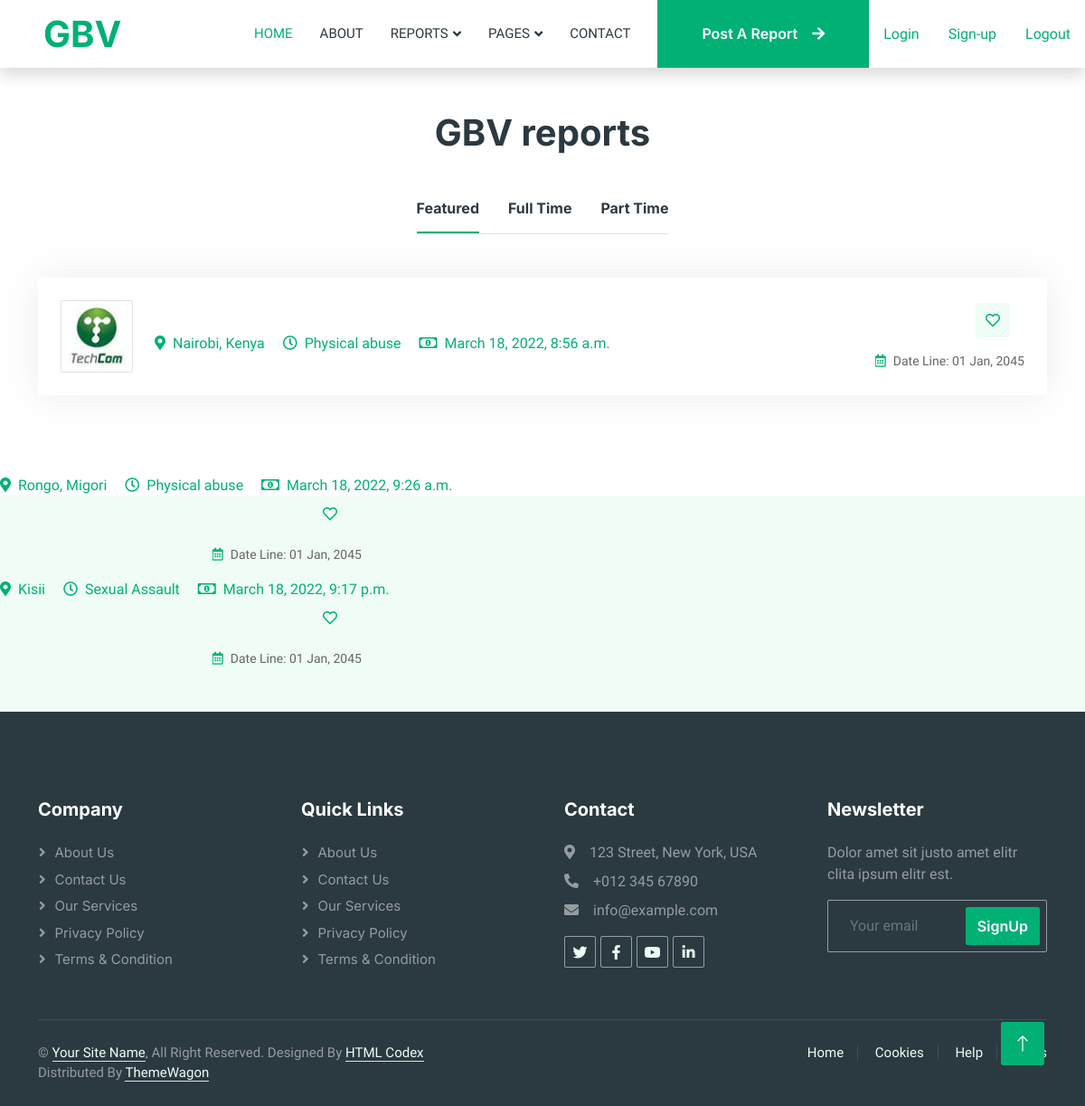
The page /reports/ on the database as committed earlier.
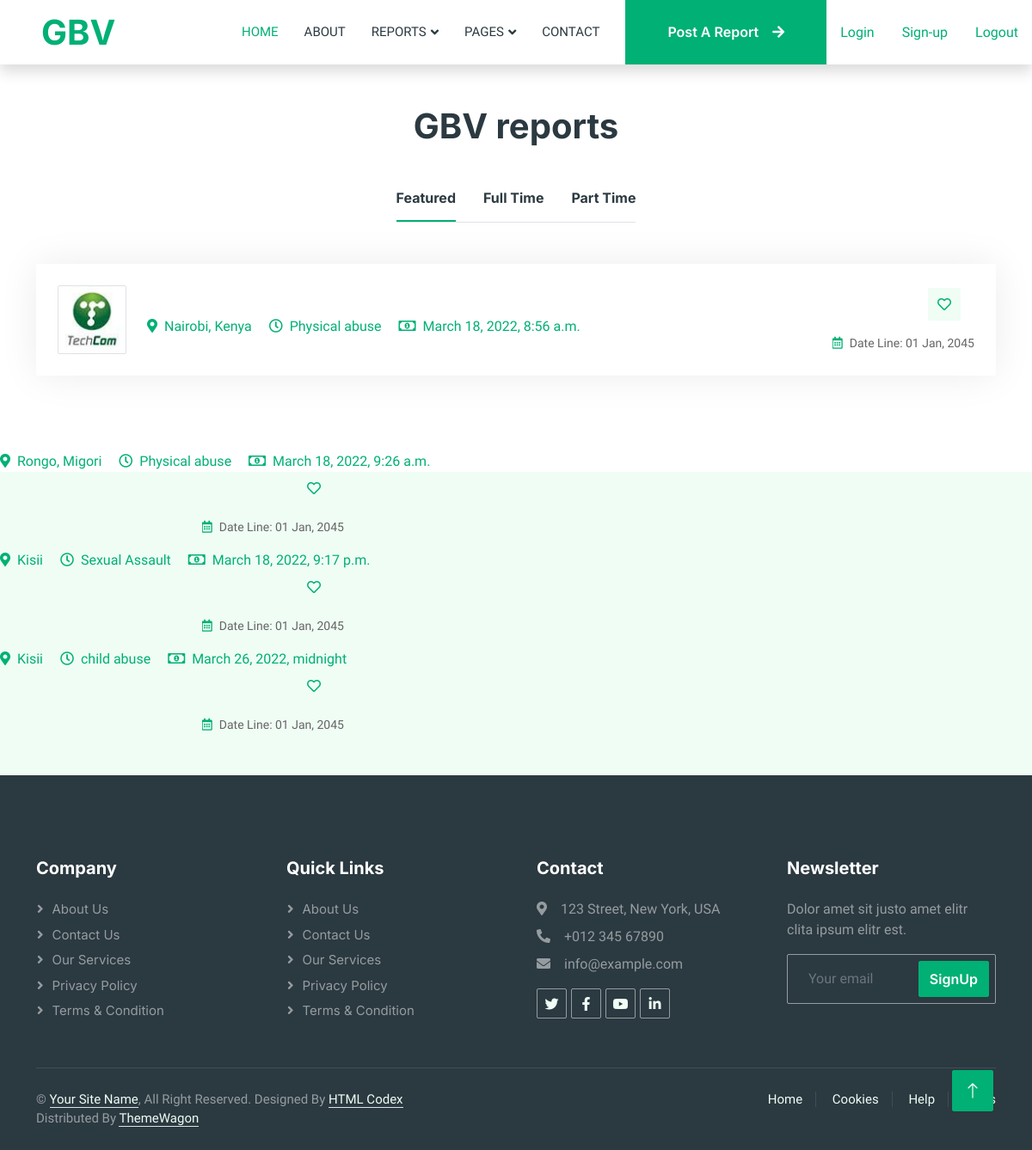
The same page on the database as committed later.
### gbvcrimereportapp/models.py (models this page shows, shortened)
class Report(models.Model):
    report_title = models.CharField(max_length=100)
    reporter = models.ForeignKey(User, on_delete=models.CASCADE,null=True)
    crime_location = models.CharField(max_length=100)
    type_of_crime = models.CharField(max_length=100)
    crime_description = models.CharField(max_length=100)
    crime_date = models.DateTimeField(default=timezone.now)
    phone_no= models.IntegerField()

### gbvcrimereportapp/views.py (the view)
# urls.py: path('reports/',reports,name='reports'),
def reports(request):
    reports = Report.objects.order_by('crime_date')
    context={'reports': reports}
    return render(request,'reports.html',context)

### templates/reports.html (shortened to what this page needs)
{% extends 'base.html' %}
{% load static %}
{% block content %}
        <div class="container-xxl py-5">
            <div class="container">
                <h1 class="text-center mb-5 wow fadeInUp" data-wow-delay="0.1s">GBV reports</h1>
                <div class="tab-class text-center wow fadeInUp" data-wow-delay="0.3s">
                    <ul class="nav nav-pills d-inline-flex justify-content-center border-bottom mb-5">
                        <li class="nav-item">
                            <a class="d-flex align-items-center text-start mx-3 ms-0 pb-3 active" data-bs-toggle="pill" href="#tab-1">
                                <h6 class="mt-n1 mb-0">Featured</h6>
                            </a>
                        </li>
                        <li class="nav-item">
                            <a class="d-flex align-items-center text-start mx-3 pb-3" data-bs-toggle="pill" href="#tab-2">
                                <h6 class="mt-n1 mb-0">Full Time</h6>
                            </a>
                        </li>
                        <li class="nav-item">
                            <a class="d-flex align-items-center text-start mx-3 me-0 pb-3" data-bs-toggle="pill" href="#tab-3">
                                <h6 class="mt-n1 mb-0">Part Time</h6>
                            </a>
                        </li>
                    </ul>
                    <div class="tab-content">
                        <div id="tab-1" class="tab-pane fade show p-0 active">
                            <div class="job-item p-4 mb-4">
                                <div class="row g-4">
                                    <div class="col-sm-12 col-md-8 d-flex align-items-center">
                                        <img class="flex-shrink-0 img-fluid border rounded" src="{% static 'img/com-logo-1.jpg'%}" alt="" style="width: 80px; height: 80px;">
                                        <div class="text-start ps-4">
                                            {% for report in reports %}
                                            <a href="{% url 'gbvcrimereportapp:report' report.id  %}">
                                            <span class="text-truncate me-3"><i class="fa fa-map-marker-alt text-primary me-2"></i>{{report.crime_location}}</span>
                                            <span class="text-truncate me-3"><i class="far fa-clock text-primary me-2"></i>{{report.type_of_crime}}</span>
                                            <span class="text-truncate me-0"><i class="far fa-money-bill-alt text-primary me-2"></i>{{report.crime_date}}</span>
                                            </a>
                                        </div>
                                    </div>
                                    <div class="col-sm-12 col-md-4 d-flex flex-column align-items-start align-items-md-end justify-content-center">
                                        <div class="d-flex mb-3">
                                            <a class="btn btn-light btn-square me-3" href=""><i class="far fa-heart text-primary"></i></a>
                                        </div>
                                        <small class="text-truncate"><i class="far fa-calendar-alt text-primary me-2"></i>Date Line: 01 Jan, 2045</small>
                                    </div>
                                </div>
                            </div>
                        </div>
                    </div>
                </div>
            </div>
        </div>
        {% endfor %}
{% endblock content %}

### templates/base.html (shortened to what this page needs)
<!DOCTYPE html>
{% load static %}
{% load bootstrap5 %}
<html lang="en">
<head>
    <link href="https://cdnjs.cloudflare.com/ajax/libs/font-awesome/5.10.0/css/all.min.css" rel="stylesheet">
    <link href="https://cdn.jsdelivr.net/npm/bootstrap-icons@1.4.1/font/bootstrap-icons.css" rel="stylesheet">
    <link href="{% static 'lib/animate/animate.min.css'%}" rel="stylesheet">
    <link href="{% static 'lib/owlcarousel/assets/owl.carousel.min.css'%}" rel="stylesheet">
    <link href="{% static 'css/bootstrap.min.css'%}" rel="stylesheet">
    <link href="{% static 'css/style.css'%}" rel="stylesheet">
</head>
<body>
    <div class="container-xxl bg-white p-0">
        <nav class="navbar navbar-expand-lg bg-white navbar-light shadow sticky-top p-0">
            <a href="index.html" class="navbar-brand d-flex align-items-center text-center py-0 px-4 px-lg-5">
                <h1 class="m-0 text-primary">GBV</h1>
            </a>
            <div class="collapse navbar-collapse" id="navbarCollapse">
                <div class="navbar-nav ms-auto p-4 p-lg-0">
                    <a href="{% url 'gbvcrimereportapp:index'  %}" class="nav-item nav-link active">Home</a>
                    <a href="about.html" class="nav-item nav-link">About</a>
                    <div class="nav-item dropdown">
                        <a href="#" class="nav-link dropdown-toggle" data-bs-toggle="dropdown">Reports</a>
                    </div>
                    <div class="nav-item dropdown">
                        <a href="#" class="nav-link dropdown-toggle" data-bs-toggle="dropdown">Pages</a>
                    </div>
                    <a href="contact.html" class="nav-item nav-link">Contact</a>
                </div>
                <a href="{% url 'gbvcrimereportapp:report_form'  %}" class="btn btn-primary rounded-0 py-4 px-lg-5 d-none d-lg-block">Post A Report<i class="fa fa-arrow-right ms-3"></i></a>
                <a href="{% url 'useraccounts:login'  %}" class="nav-item nav-link ">Login</a>
                <a href="{% url 'useraccounts:register'  %}" class="nav-item nav-link ">Sign-up</a>
                <a href="{% url 'useraccounts:logout'  %}" class="nav-item nav-link ">Logout</a>
            </div>
        </nav>
        {% block content %}
        {% endblock content %}
          <div class="container-fluid bg-dark text-white-50 footer pt-5 mt-5 wow fadeIn" data-wow-delay="0.1s">
            <div class="container py-5">
                <div class="row g-5">
                    <div class="col-lg-3 col-md-6">
                        <h5 class="text-white mb-4">Company</h5>
                        <a class="btn btn-link text-white-50" href="">About Us</a>
                        <a class="btn btn-link text-white-50" href="">Contact Us</a>
                        <a class="btn btn-link text-white-50" href="">Our Services</a>
                        <a class="btn btn-link text-white-50" href="">Privacy Policy</a>
                        <a class="btn btn-link text-white-50" href="">Terms & Condition</a>
                    </div>
                    <div class="col-lg-3 col-md-6">
                        <h5 class="text-white mb-4">Quick Links</h5>
                        <a class="btn btn-link text-white-50" href="">About Us</a>
                        <a class="btn btn-link text-white-50" href="">Contact Us</a>
                        <a class="btn btn-link text-white-50" href="">Our Services</a>
                        <a class="btn btn-link text-white-50" href="">Privacy Policy</a>
                        <a class="btn btn-link text-white-50" href="">Terms & Condition</a>
                    </div>
                    <div class="col-lg-3 col-md-6">
                        <h5 class="text-white mb-4">Contact</h5>
                        <p class="mb-2"><i class="fa fa-map-marker-alt me-3"></i>123 Street, New York, USA</p>
                        <p class="mb-2"><i class="fa fa-phone-alt me-3"></i>+012 345 67890</p>
                        <p class="mb-2"><i class="fa fa-envelope me-3"></i>info@example.com</p>
                        <div class="d-flex pt-2">
                            <a class="btn btn-outline-light btn-social" href=""><i class="fab fa-twitter"></i></a>
                            <a class="btn btn-outline-light btn-social" href=""><i class="fab fa-facebook-f"></i></a>
                            <a class="btn btn-outline-light btn-social" href=""><i class="fab fa-youtube"></i></a>
                            <a class="btn btn-outline-light btn-social" href=""><i class="fab fa-linkedin-in"></i></a>
                        </div>
                    </div>
                    <div class="col-lg-3 col-md-6">
                        <h5 class="text-white mb-4">Newsletter</h5>
                        <p>Dolor amet sit justo amet elitr clita ipsum elitr est.</p>
                        <div class="position-relative mx-auto" style="max-width: 400px;">
                            <input class="form-control bg-transparent w-100 py-3 ps-4 pe-5" type="text" placeholder="Your email">
                            <button type="button" class="btn btn-primary py-2 position-absolute top-0 end-0 mt-2 me-2">SignUp</button>
                        </div>
                    </div>
                </div>
            </div>
            <div class="container">
                <div class="copyright">
                    <div class="row">
                        <div class="col-md-6 text-center text-md-start mb-3 mb-md-0">
                            &copy; <a class="border-bottom" href="#">Your Site Name</a>, All Right Reserved.
							Designed By <a class="border-bottom" href="https://htmlcodex.com">HTML Codex</a>
                            </br>Distributed By <a class="border-bottom" href="https://themewagon.com" target="_blank">ThemeWagon</a>
                        </div>
                        <div class="col-md-6 text-center text-md-end">
                            <div class="footer-menu">
                                <a href="">Home</a>
                                <a href="">Cookies</a>
                                <a href="">Help</a>
                                <a href="">FQAs</a>
                            </div>
                        </div>
                    </div>
                </div>
            </div>
        </div>
        <a href="#" class="btn btn-lg btn-primary btn-lg-square back-to-top"><i class="bi bi-arrow-up"></i></a>
</body>
</html>

### static/css/style.css (style rules this page uses)
:root { --primary: #00B074; --secondary: #2B9BFF; --light: #EFFDF5; --dark: #2B3940; }
.back-to-top { position: fixed; display: none; right: 45px; bottom: 45px; z-index: 99; }
.btn { font-family: 'Inter', sans-serif; font-weight: 600; transition: .5s; }
.btn.btn-primary, .btn.btn-secondary { color: #FFFFFF; }
.btn-square { width: 38px; height: 38px; }
.btn-lg-square { width: 48px; height: 48px; }
.btn-square, .btn-sm-square, .btn-lg-square { padding: 0; display: flex; align-items: center; justify-content: center; font-weight: normal; border-radius: 2px; }
.navbar .dropdown-toggle::after { border: none; content: "\f107"; font-family: "Font Awesome 5 Free"; font-weight: 900; vertical-align: middle; margin-left: 5px; transition: .5s; }
.navbar-dark .navbar-nav .nav-link, .navbar-light .navbar-nav .nav-link { margin-right: 30px; padding: 25px 0; color: #FFFFFF; font-size: 15px; text-transform: uppercase; outline: none; }
.navbar-dark .navbar-nav .nav-link:hover, .navbar-dark .navbar-nav .nav-link.active, .navbar-light .navbar-nav .nav-link:hover, .navbar-light .navbar-nav .nav-link.active { color: var(--primary); }
.navbar-light .navbar-brand, .navbar-light a.btn { height: 75px; }
.navbar-light .navbar-nav .nav-link { color: var(--dark); font-weight: 500; }
.navbar-light.sticky-top { top: -100px; transition: .5s; }
.nav-pills .nav-item .active { border-bottom: 2px solid var(--primary); }
.job-item { border: 1px solid transparent; border-radius: 2px; box-shadow: 0 0 45px rgba(0, 0, 0, .08); transition: .5s; }
.footer .btn.btn-social { margin-right: 5px; width: 35px; height: 35px; display: flex; align-items: center; justify-content: center; color: var(--light); border: 1px solid rgba(255,255,255,0.5); border-radius: 2px; transition: .3s; }
.footer .btn.btn-link { display: block; margin-bottom: 5px; padding: 0; text-align: left; font-size: 15px; font-weight: normal; text-transform: capitalize; transition: .3s; }
.footer .btn.btn-link::before { position: relative; content: "\f105"; font-family: "Font Awesome 5 Free"; font-weight: 900; margin-right: 10px; }
.footer .form-control { border-color: rgba(255,255,255,0.5); }
.footer .copyright { padding: 25px 0; font-size: 15px; border-top: 1px solid rgba(256, 256, 256, .1); }
.footer .copyright a { color: var(--light); }
.footer .footer-menu a { margin-right: 15px; padding-right: 15px; border-right: 1px solid rgba(255, 255, 255, .1); }
.footer .footer-menu a:last-child { margin-right: 0; padding-right: 0; border-right: none; }

Rows that differ between the two databases and show on the page:
added Report: crime_location "Kisii", type_of_crime "child abuse", crime_date "March 26, 2022, midnight"
